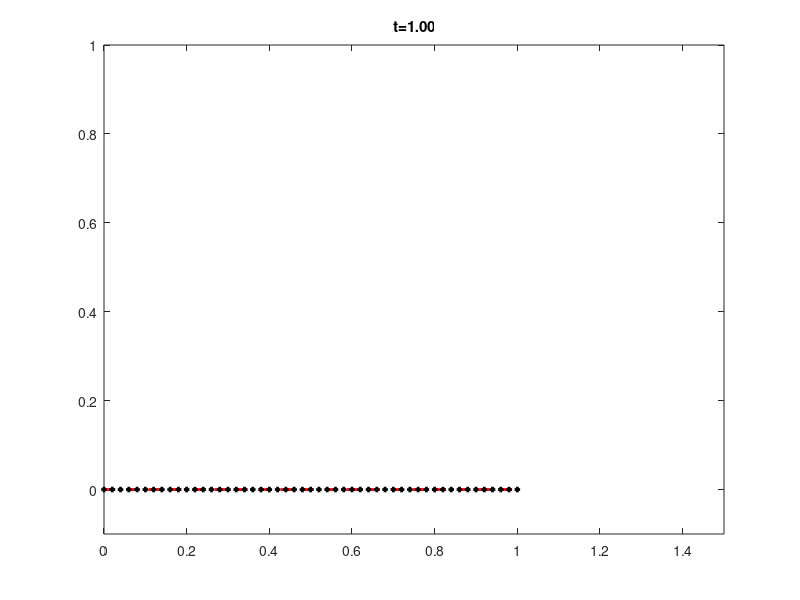

Here is the MATLAB script that generated this plot:
clear;clc;close all;

num = 50;
t=num;

% number of space gridpoints
dt = 1/num;                                          % time step
t_final = 1;                                            % final time
a = 1;                                  
Q=zeros(num+1,num+1);

dx = 1/(num);
x=0:dx:1;

mu=a*dt/dx;



for i=1:num


Q(1,i)=exp(-0.1*(i-num/20).^2);
%square initial condition
%if (x(i)>0.4)&&(x(i)<0.6)
%    Q(1,i) = 11;
%else
%    Q(1,i) = 0;
end
%============================================================
% Boundary Condition



for n=1:num
    Q(n,1)= 0;
    Q(n,num)= 0;
end

limiter=Q;        %%here comes to the limiter !!!!

for t=1:num
    for i=2:num
        
        limiter(t,i)= (  Q(t,i)-Q(t,i-1)  )/ (2 * dx);  %% As you may notice,it has some problem on for i =1,so I just start from i =2
        
                                                         %%This is Beam-Warming limiter,you can check the book,page 107,for minmod,check page 111
    end
end


for t=1:num
   for i=2:num
      %%Q(t+1,i)=mu*Q(t,i-1) + (1-mu)*Q(t,i);
      
      Q(t+1,i)=Q(t,i)-mu*(  Q(t,i)-Q(t,i-1) )- 0.5*mu *(dx -a*dt) * (limiter(t,i)-limiter(t,i-1) ) 
   end
   
    plot(x,Q(t,:),'--rs','LineWidth',2,...    %%at the 20th time level,you can change this from 1 to 100
                 'MarkerEdgeColor','k',...
                 'MarkerFaceColor','g',...
                 'MarkerSize',2);
    axis([0 1.5 -0.1 1])
    title(sprintf('t=%0.2f',t*dt))
    
    %%pause(0.0001) ;
    drawnow
end

%%hold on;
space_step=1:1:100;

time_interval=1:1:100;
    
% plot(space_step,Q(20,time_interval),'--rs','LineWidth',2,...    %%at the 20th time level,you can change this from 1 to 100
%                 'MarkerEdgeColor','k',...
%                 'MarkerFaceColor','g',...
%                 'MarkerSize',2);

                
            






